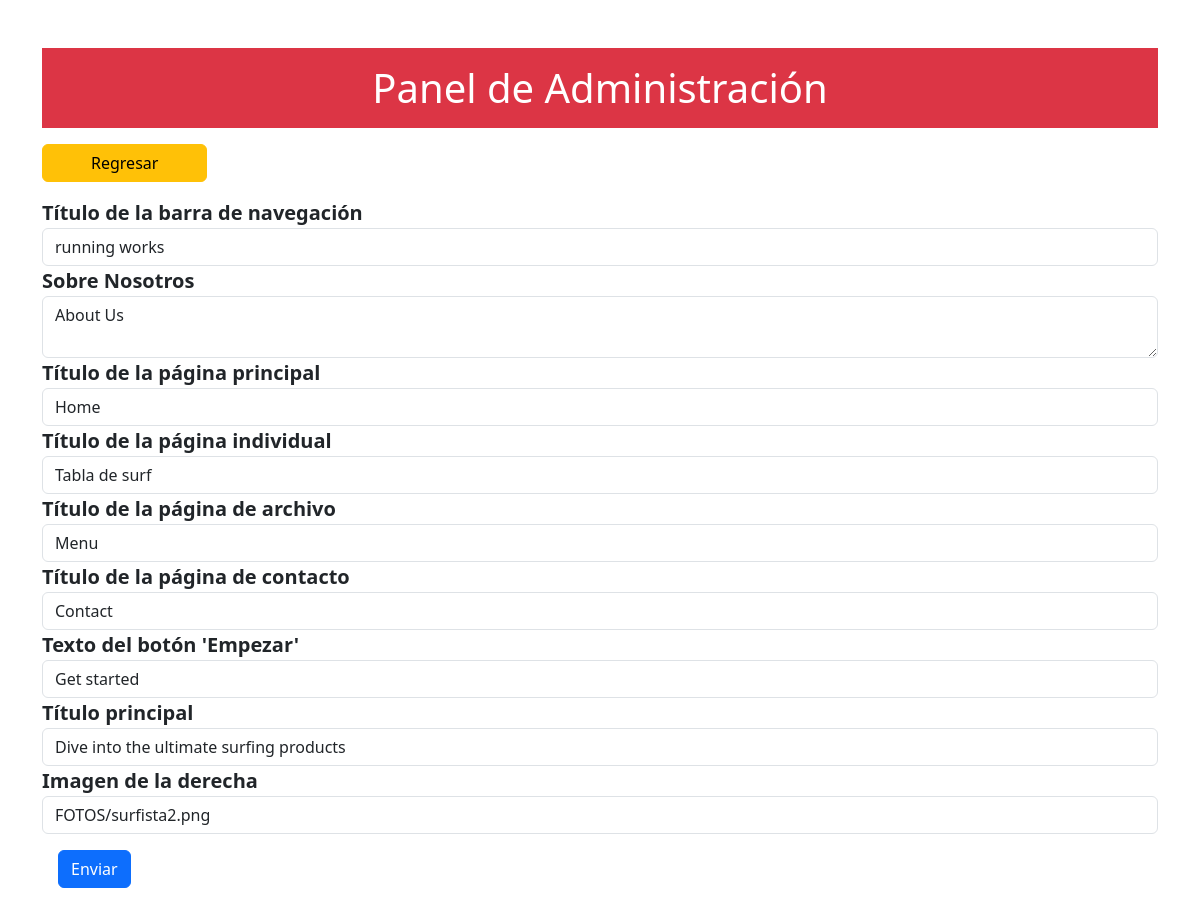
/EditPage/aboutPage_edit.php, run on the app's committed database.
### tables this page shows
CREATE TABLE `about_page` (
  `navbar_title` varchar(255) DEFAULT NULL,
  `about_us` varchar(255) DEFAULT NULL,
  `home` varchar(255) DEFAULT NULL,
  `individual` varchar(255) DEFAULT NULL,
  `archive` varchar(255) DEFAULT NULL,
  `contact` varchar(255) DEFAULT NULL,
  `get_started` varchar(255) DEFAULT NULL,
  `main_title` varchar(255) DEFAULT NULL,
  `image1` varchar(255) DEFAULT NULL,
  `product1` varchar(255) DEFAULT NULL,
  `image2` varchar(255) DEFAULT NULL,
  `product2` varchar(255) DEFAULT NULL,
  `image3` varchar(255) DEFAULT NULL,
  `product3` varchar(255) DEFAULT NULL,
  `image4` varchar(255) DEFAULT NULL,
  `product4` varchar(255) DEFAULT NULL,
  `image5` varchar(255) DEFAULT NULL,
  `product5` varchar(255) DEFAULT NULL,
  `image6` varchar(255) DEFAULT NULL,
  `product6` varchar(255) DEFAULT NULL,
  `right_image` varchar(255) DEFAULT NULL
);

### private/queries.php (called while the page is built, shortened)
<?php
function aboutPage_data() {
    global $db;
    $sql = "SELECT * FROM about_page";
    return mysqli_query($db, $sql);
}

### EditPage/aboutPage_edit.php (the view, shortened to what this page needs)
<?php
$result = aboutPage_data();
$data = mysqli_fetch_assoc($result);
include (SHARED_PATH . 'aboutPageHeader.php');
?>
<div class="container py-5">
  <div class="row">
    <div class="col">
      <header class="py-3 bg-danger text-center text-white">
        <h1 class="mb-0">Panel de Administración</h1>
      </header>
      <a href="../EditPage/index.php"><button class="btn btn-warning px-5 my-3">Regresar</button></a>
    </div>
  </div>
  <div class="row">
    <div class="col">
      <form method="post">
        <div class="form-group">
          <label for="navbar_title" class="fw-semibold fs-5">Título de la barra de navegación</label>
          <input type="text" class="form-control" id="navbar_title" name="navbar_title"
            value="<?= $data['navbar_title'] ?>">
        </div>
        <div class="form-group">
          <label for="about_us" class="fw-semibold fs-5">Sobre Nosotros</label>
          <textarea class="form-control" id="about_us" name="about_us"><?= $data['about_us'] ?></textarea>
        </div>
        <div class="form-group">
          <label for="home" class="fw-semibold fs-5">Título de la página principal</label>
          <input type="text" class="form-control" id="home" name="home" value="<?= $data['home'] ?>">
        </div>
        <div class="form-group">
          <label for="individual" class="fw-semibold fs-5">Título de la página individual</label>
          <input type="text" class="form-control" id="individual" name="individual" value="<?= $data['individual'] ?>">
        </div>
        <div class="form-group">
          <label for="archive" class="fw-semibold fs-5">Título de la página de archivo</label>
          <input type="text" class="form-control" id="archive" name="archive" value="<?= $data['archive'] ?>">
        </div>
        <div class="form-group">
          <label for="contact" class="fw-semibold fs-5">Título de la página de contacto</label>
          <input type="text" class="form-control" id="contact" name="contact" value="<?= $data['contact'] ?>">
        </div>
        <div class="form-group">
          <label for="get_started" class="fw-semibold fs-5">Texto del botón 'Empezar'</label>
          <input type="text" class="form-control" id="get_started" name="get_started"
            value="<?= $data['get_started'] ?>">
        </div>
        <div class="form-group">
          <label for="main_title" class="fw-semibold fs-5">Título principal</label>
          <input type="text" class="form-control" id="main_title" name="main_title" value="<?= $data['main_title'] ?>">
        </div>
        <div class="form-group">
          <label for="right_image" class="fw-semibold fs-5">Imagen de la derecha</label>
          <input type="text" class="form-control" id="right_image" name="right_image"
            value="<?= $data['right_image'] ?>">
        </div>
        <div class="form-group">
          <button type="submit" class="btn btn-primary m-3">Enviar</button>
        </div>
      </form>
    </div>
  </div>
</div>
<?php
include (SHARED_PATH . 'footer.php');
?>

### data on the page
about_page: navbar_title "running works", about_us "About Us", home "Home", individual "Tabla de surf", archive "Menu", contact "Contact", get_started "Get started", main_title "Dive into the ultimate surfing products", right_image "FOTOS/surfista2.png"
